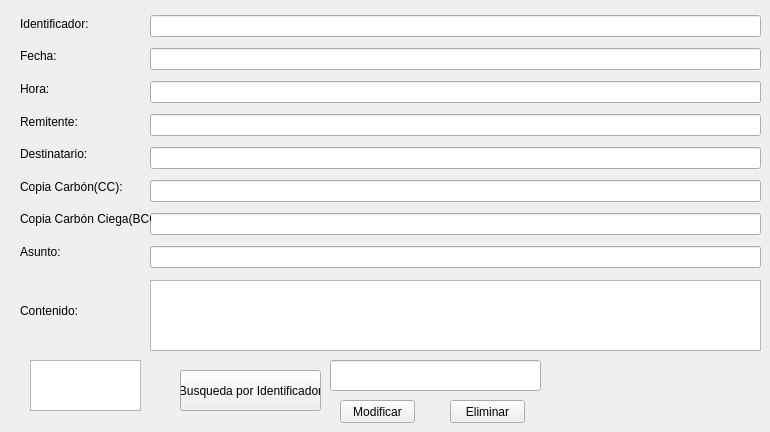
      <widget class="QWidget" name="tab_2">
       <attribute name="title">
        <string>Modificar/Eliminar Correo CSV</string>
       </attribute>
       <widget class="QPushButton" name="pushButton_Modificar_CSV">
        <property name="geometry">
         <rect>
          <x>340</x>
          <y>400</y>
          <width>75</width>
          <height>23</height>
         </rect>
        </property>
        <property name="text">
         <string>Modificar</string>
        </property>
       </widget>
       <widget class="QWidget" name="verticalLayoutWidget_7">
        <property name="geometry">
         <rect>
          <x>150</x>
          <y>10</y>
          <width>611</width>
          <height>271</height>
         </rect>
        </property>
        <layout class="QVBoxLayout" name="verticalLayout_20">
         <item>
          <widget class="QLineEdit" name="lineEdit_4_1">
           <property name="readOnly">
            <bool>true</bool>
           </property>
          </widget>
         </item>
         <item>
          <widget class="QLineEdit" name="lineEdit_4_2">
           <property name="readOnly">
            <bool>true</bool>
           </property>
          </widget>
         </item>
         <item>
          <widget class="QLineEdit" name="lineEdit_4_3">
           <property name="readOnly">
            <bool>true</bool>
           </property>
          </widget>
         </item>
         <item>
          <widget class="QLineEdit" name="lineEdit_4_4">
           <property name="readOnly">
            <bool>false</bool>
           </property>
          </widget>
         </item>
         <item>
          <widget class="QLineEdit" name="lineEdit_4_5">
           <property name="readOnly">
            <bool>false</bool>
           </property>
          </widget>
         </item>
         <item>
          <widget class="QLineEdit" name="lineEdit_4_6">
           <property name="readOnly">
            <bool>false</bool>
           </property>
          </widget>
         </item>
         <item>
          <widget class="QLineEdit" name="lineEdit_4_7">
           <property name="readOnly">
            <bool>false</bool>
           </property>
          </widget>
         </item>
         <item>
          <widget class="QLineEdit" name="lineEdit_4_8">
           <property name="readOnly">
            <bool>false</bool>
           </property>
          </widget>
         </item>
        </layout>
       </widget>
       <widget class="QWidget" name="layoutWidget_12">
        <property name="geometry">
         <rect>
          <x>20</x>
          <y>10</y>
          <width>131</width>
          <height>341</height>
         </rect>
        </property>
        <layout class="QVBoxLayout" name="verticalLayout_21" stretch="1,1,1,1,1,1,1,1,3">
         <item>
          <widget class="QLabel" name="label_76">
           <property name="text">
            <string>Identificador:</string>
           </property>
          </widget>
         </item>
         <item>
          <widget class="QLabel" name="label_77">
           <property name="text">
            <string>Fecha:</string>
           </property>
          </widget>
         </item>
         <item>
          <widget class="QLabel" name="label_78">
           <property name="text">
            <string>Hora:</string>
           </property>
          </widget>
         </item>
         <item>
          <widget class="QLabel" name="label_79">
           <property name="text">
            <string>Remitente:</string>
           </property>
          </widget>
         </item>
         <item>
          <widget class="QLabel" name="label_80">
           <property name="text">
            <string>Destinatario:</string>
           </property>
          </widget>
         </item>
         <item>
          <widget class="QLabel" name="label_81">
           <property name="text">
            <string>Copia Carbón(CC):</string>
           </property>
          </widget>
         </item>
         <item>
          <widget class="QLabel" name="label_82">
           <property name="text">
            <string>Copia Carbón Ciega(BCC):</string>
           </property>
          </widget>
         </item>
         <item>
          <widget class="QLabel" name="label_83">
           <property name="text">
            <string>Asunto:</string>
           </property>
          </widget>
         </item>
         <item>
          <widget class="QLabel" name="label_84">
           <property name="text">
            <string>Contenido:</string>
           </property>
          </widget>
         </item>
        </layout>
       </widget>
       <widget class="QPushButton" name="pushButton_BusquedaID_CSV">
        <property name="geometry">
         <rect>
          <x>180</x>
          <y>370</y>
          <width>141</width>
          <height>41</height>
         </rect>
        </property>
        <property name="text">
         <string>Busqueda por Identificador</string>
        </property>
       </widget>
       <widget class="QPushButton" name="pushButton_Eliminar_CSV">
        <property name="geometry">
         <rect>
          <x>450</x>
          <y>400</y>
          <width>75</width>
          <height>23</height>
         </rect>
        </property>
        <property name="text">
         <string>Eliminar</string>
        </property>
       </widget>
       <widget class="QLineEdit" name="lineEdit_4_9">
        <property name="geometry">
         <rect>
          <x>330</x>
          <y>360</y>
          <width>211</width>
          <height>31</height>
         </rect>
        </property>
       </widget>
       <widget class="QTextBrowser" name="textBrowser_4_1">
        <property name="geometry">
         <rect>
          <x>30</x>
          <y>360</y>
          <width>111</width>
          <height>51</height>
         </rect>
        </property>
       </widget>
       <widget class="QPlainTextEdit" name="plainTextEdit_4_1">
        <property name="geometry">
         <rect>
          <x>150</x>
          <y>280</y>
          <width>611</width>
          <height>71</height>
         </rect>
        </property>
       </widget>
      </widget>
